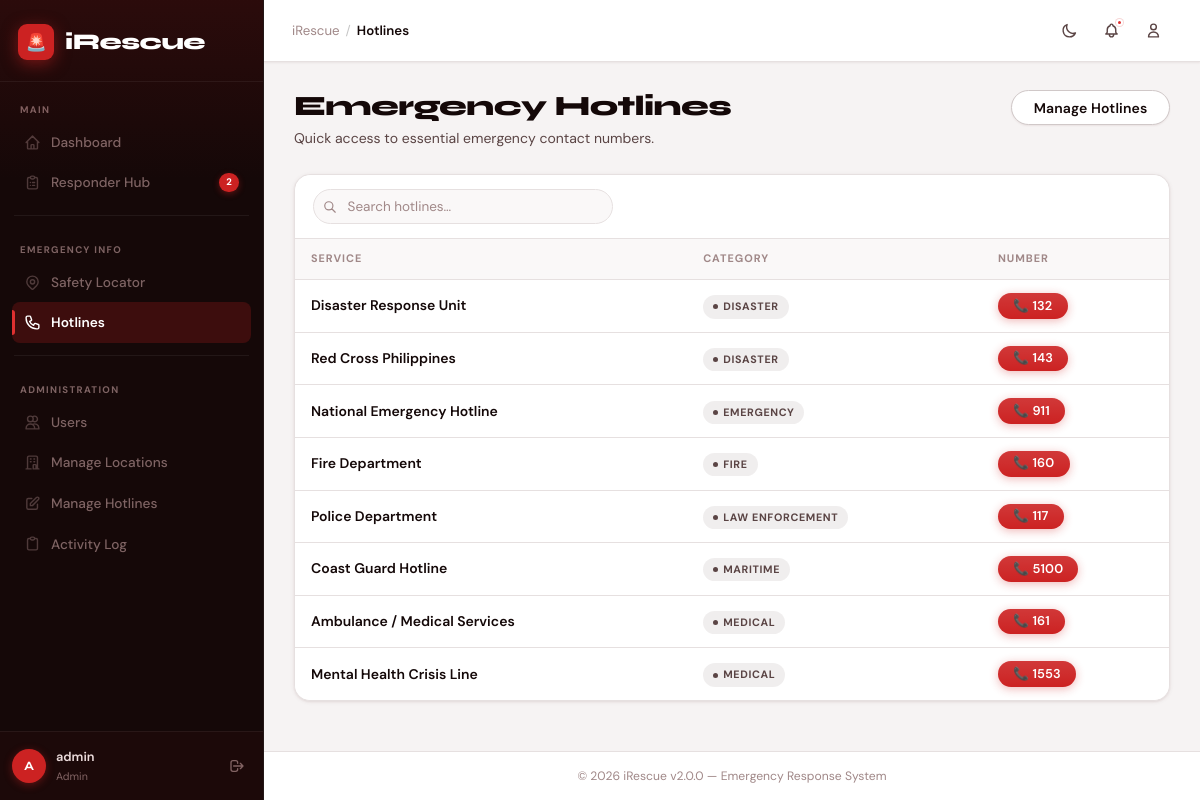
/hotlines.php (signed in), run on the app's committed database.
### tables this page shows
CREATE TABLE `hotlines` (
  `id`       INT(11) NOT NULL AUTO_INCREMENT,
  `service`  VARCHAR(100) NOT NULL,
  `number`   VARCHAR(50) NOT NULL,
  `category` VARCHAR(50) DEFAULT 'General',
  `is_active` TINYINT(1) NOT NULL DEFAULT 1,
  PRIMARY KEY (`id`)
);

### config.php (called while the page is built, shortened)
<?php
function is_logged_in(): bool {
    return isset($_SESSION['loggedin']) && $_SESSION['loggedin'] === true;
}
function is_admin(): bool {
    return is_logged_in() && $_SESSION['role'] === 'admin';
}
?>

### hotlines.php (the view, shortened to what this page needs)
<?php
require_once 'config.php';
$hotlines_q = $mysqli->query("SELECT * FROM hotlines WHERE is_active = 1 ORDER BY category, service");
require_once 'header.php';
?>
<div class="page-header">
    <div class="page-header-left">
        <h1>Emergency Hotlines</h1>
        <p>Quick access to essential emergency contact numbers.</p>
    </div>
    <?php if (is_admin()): ?>
    <div class="page-header-actions">
        <a href="manage_hotlines.php" class="btn btn-secondary">Manage Hotlines</a>
    </div>
    <?php endif; ?>
</div>
<div class="card">
    <div class="table-toolbar">
        <div class="search-input-wrap">
            <input type="text" class="search-input" placeholder="Search hotlines…" data-table="hotlines-table" data-search>
        </div>
    </div>
    <div style="overflow-x:auto;">
        <table id="hotlines-table">
            <thead>
                <tr>
                    <th data-sort="0">Service</th>
                    <th data-sort="1">Category</th>
                    <th data-sort="2">Number</th>
                </tr>
            </thead>
            <tbody>
            <?php if ($hotlines_q && $hotlines_q->num_rows > 0): ?>
                <?php while ($h = $hotlines_q->fetch_assoc()): ?>
                <tr>
                    <td class="fw-600"><?php echo htmlspecialchars($h['service']); ?></td>
                    <td><span class="badge badge-info"><?php echo htmlspecialchars($h['category']); ?></span></td>
                    <td>
                        <a href="tel:<?php echo htmlspecialchars($h['number']); ?>" class="btn btn-sm btn-primary">
                            📞 <?php echo htmlspecialchars($h['number']); ?>
                        </a>
                    </td>
                </tr>
                <?php endwhile; ?>
            <?php else: ?>
                <tr><td colspan="3"><div class="empty-state"><div class="empty-icon">📞</div><h3>No hotlines available</h3></div></td></tr>
            <?php endif; ?>
            </tbody>
        </table>
    </div>
</div>
<?php require_once 'footer.php'; ?>

### data on the page
hotlines: service "Disaster Response Unit", category "DISASTER", number "132"
hotlines: service "Red Cross Philippines", category "DISASTER", number "143"
hotlines: service "National Emergency Hotline", category "EMERGENCY", number "911"
hotlines: service "Fire Department", category "FIRE", number "160"
hotlines: service "Police Department", category "LAW ENFORCEMENT", number "117"
hotlines: service "Coast Guard Hotline", category "MARITIME", number "5100"
hotlines: service "Ambulance / Medical Services", category "MEDICAL", number "161"
hotlines: service "Mental Health Crisis Line", category "MEDICAL", number "1553"

### other printed values
$pending_count "2"
$user_initial "A"
$_SESSION['username'] "admin"
$_SESSION['role'] "Admin"
$page_title "Hotlines"
APP_NAME "iRescue"
APP_VERSION "2.0.0"
